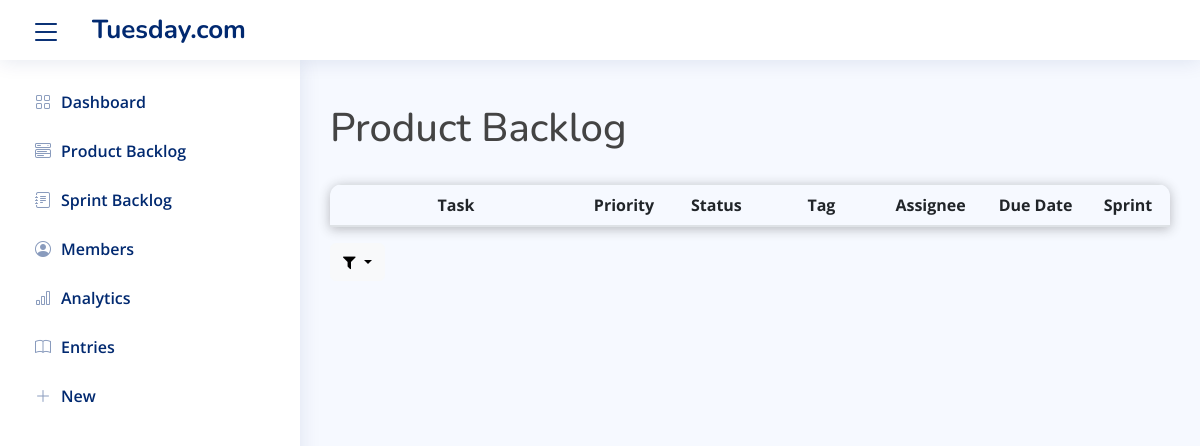
/tasks/, run on an earlier commit of the app's database.
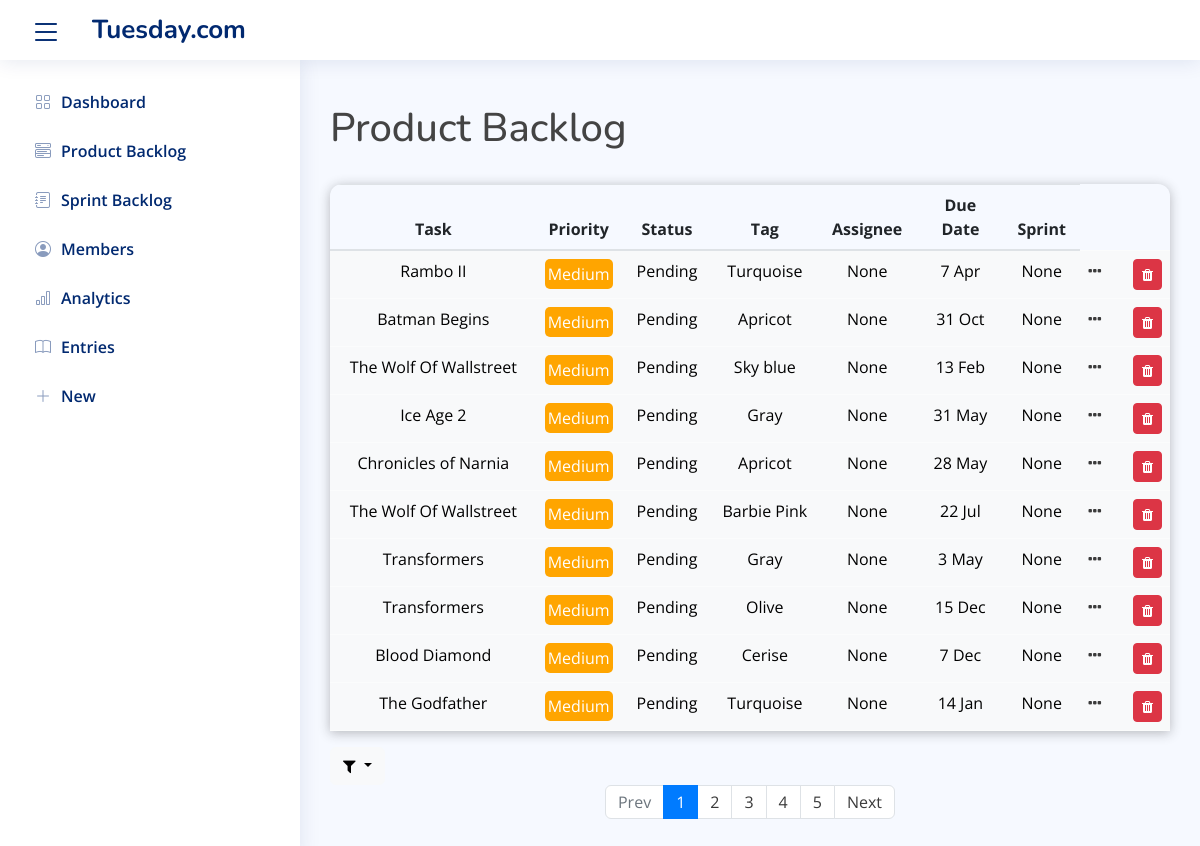
And on a later commit of the database.
### tasks/models.py (models this page shows, shortened)
class Task(models.Model):
    HIGH_PRIORITY = 'HI'
    MEDIUM_PRIORITY = 'ME'
    LOW_PRIORITY = 'LO'
    PRIORITY_LEVELS = [
        (HIGH_PRIORITY, 'High'),
        (MEDIUM_PRIORITY, 'Medium'),
        (LOW_PRIORITY, 'Low')
    ]
    PENDING = 'PE'
    IN_PROGRESS = 'IN'
    COMPLETE = 'CM'
    OVERDUE = 'OV'
    STATUS_LEVELS = [
        (PENDING, 'Pending'),
        (IN_PROGRESS, 'In Progress'),
        (COMPLETE, 'Complete'),
        (OVERDUE, 'Overdue'),
    ]
    EXTRA_LARGE = 'XL'
    LARGE = 'L'
    MEDIUM = 'M'
    SMALL = 'S'
    SHIRT_SIZES = [
        (EXTRA_LARGE, EXTRA_LARGE),
        (LARGE, LARGE),
        (MEDIUM, MEDIUM),
        (SMALL, SMALL)
    ]
    title = models.CharField(max_length=50)
    description = models.TextField()
    priority = models.CharField(max_length=20, choices=PRIORITY_LEVELS, default=MEDIUM_PRIORITY)
    status = models.CharField(max_length=20, choices=STATUS_LEVELS, default=PENDING)
    story_point = models.CharField(max_length=20, choices=SHIRT_SIZES, default=MEDIUM)
    tag = models.CharField(max_length=20, null=True, blank=True)
    assignee = models.ForeignKey(to='members.Member', on_delete=models.SET_NULL,
                                 related_name='tasks', null=True, blank=True)
    sprint = models.ForeignKey(to='sprints.Sprint', on_delete=models.SET_NULL,
                               related_name='tasks', null=True, blank=True)
    due_date = models.DateField(null=True, blank=True)
    date_created = models.DateTimeField(default=timezone.now, editable=False)
    @property
    def get_priority_color(self):
        if self.priority == Task.HIGH_PRIORITY:
            color = 'red'
        if self.priority == Task.MEDIUM_PRIORITY:
            color = 'orange'
        if self.priority == Task.LOW_PRIORITY:
            color = 'mediumseagreen'
        return color

### tasks/views.py (the view)
# urls.py: path('', TaskListView.as_view(), name='task-list'),
class TaskListView(ListView):
    model = Task
    paginate_by = 10
    paginate_orphans = 2

### tasks/templates/tasks/task_list.html (shortened to what this page needs)
{% extends 'tasks/base.html' %}
{% load custom_tags %}
{% block content %}
    <br>
  <div class="page-header">
    <h1 class="page-header">Product Backlog</h1>
  </div>
    <br>
    <div>
    <table class="table table-hover ">
        <thead class="table_head">
            <tr>
                <th class="col1 default" style="width:30%;">Task</th>
                <th class="col2" style="width:10%;">Priority</th>
                <th class="col3" style="width:12%;">Status</th>
                <th class="col4" style="width:13%;">Tag</th>
                <th class="col5" style="width:13%;">Assignee</th>
                <th class="col6" style="width:12%;">Due Date</th>
                <th class="col6" style="width:10%;">Sprint</th>
             </tr>
         </thead>
        <tbody>
            {% for task in task_list %}
            <tr class="table-light">
              <td class="table-light">{{ task.title|truncatewords:5 }}</td>
              <td class="table-light"><div style="background-color: {{ task.get_priority_color }} ; padding: 3px; border: 1px {{ task.get_priority_color }}; border-radius: 5px; color:white">{{ task.get_priority_display }}</div></td>
              <td class="table-light">{{ task.get_status_display }}</td>
              <td class="table-light">{{ task.tag }}</td>
              <td class="table-light">{{ task.assignee }}</td>
              <td class="table-light">{{ task.due_date|date:"j M" }}</td>
              <td class="table-light">{{ task.sprint }}</td>
              <td class="table-light"><a href="{% url 'task-detail' task.id %}"><i class="fa fa-ellipsis-h" aria-hidden="true" style="color:#3A3A3A"></i></a></td>
              <td class="table-light"></td>
              <td class="table-light">
                  <a href="{% url 'task-delete' task.id %}"><button type="submit" class="btn btn-danger btn-sm"><i class="fa fa-trash" aria-hidden="true" style="color: white"></i></button></a>
              </td>
            </tr>
            {% endfor %}
        </tbody>
    </table>
    </div>
    <div class="dropdown">
<a class="btn btn-light dropdown-toggle" href="#" role="button" data-bs-toggle="dropdown" aria-expanded="false">
<i class="fa fa-filter" style="color: black" aria-hidden="true"></i>
</a>
    </div>
    <nav aria-label="Page navigation example">
    <ul class="pagination justify-content-center">
    {% if is_paginated %}
        {% if page_obj.has_previous %}
            <li class="page-item">
                <a class="page-link" href="?page={{ page_obj.previous_page_number }}" style="color:#3A3A3A">Prev</a>
            </li>
        {% else %}
            <li class="page-item disabled"><a class="page-link" href="#">Prev</a></li>
        {% endif %}
        {% for num in page_obj.paginator.page_range %}
            {% if page_obj.number == num %}
                <li class="page-item active">
                    <span class="page-link">{{ num }}</span>
                </li>
            {% elif num > page_obj.number|add:'-5' and num < page_obj.number|add:'5' %}
                <li class="page-item">
                    <a class="page-link" href="?page={{ num }}" style="color:#3A3A3A">{{ num }}</a>
                </li>
            {% endif %}
        {% endfor %}
        {% if page_obj.has_next %}
            <li class="page-item"><a class="page-link" href="?page={{ page_obj.next_page_number }}" style="color:#3A3A3A">Next</a></li>
        {% else %}
            <li class="page-item disabled"><a class="page-link" href="#">Next</a></li>
        {% endif %}
    {% endif %}
    </ul>
    </nav>
{% endblock content %}

What changed in the data, as far as the page shows it:
added Task: title "Rambo II", priority "Medium", status "Pending", tag "Turquoise", assignee "None", due_date "7 Apr", sprint "None"
added Task: title "Batman Begins", priority "Medium", status "Pending", tag "Apricot", assignee "None", due_date "31 Oct", sprint "None"
added Task: title "The Wolf Of Wallstreet", priority "Medium", status "Pending", tag "Sky blue", assignee "None", due_date "13 Feb", sprint "None"
added Task: title "Ice Age 2", priority "Medium", status "Pending", tag "Gray", assignee "None", due_date "31 May", sprint "None"
added Task: title "Chronicles of Narnia", priority "Medium", status "Pending", tag "Apricot", assignee "None", due_date "28 May", sprint "None"
added Task: title "The Wolf Of Wallstreet", priority "Medium", status "Pending", tag "Barbie Pink", assignee "None", due_date "22 Jul", sprint "None"
added Task: title "Transformers", priority "Medium", status "Pending", tag "Gray", assignee "None", due_date "3 May", sprint "None"
added Task: title "Transformers", priority "Medium", status "Pending", tag "Olive", assignee "None", due_date "15 Dec", sprint "None"
added Task: title "Blood Diamond", priority "Medium", status "Pending", tag "Cerise", assignee "None", due_date "7 Dec", sprint "None"
added Task: title "The Godfather", priority "Medium", status "Pending", tag "Turquoise", assignee "None", due_date "14 Jan", sprint "None"
Also different on the page:
text now shown: "Prev Next"
new list line: "1"
new list line: "2"
new list line: "3"
new list line: "4"
new list line: "5"
